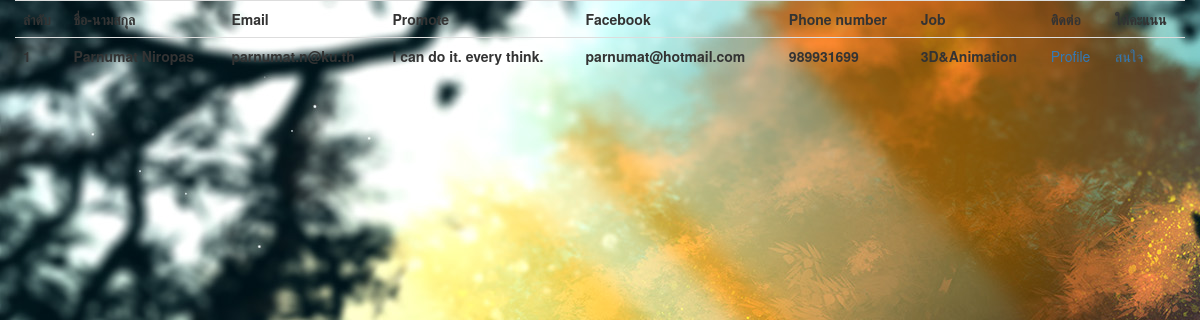
The page /search2.php?txtKeyword2=3D&Animation on the database its author committed.
### tables this page shows
CREATE TABLE `worker` (
  `ID` int(10) NOT NULL,
  `member_code` int(10) NOT NULL,
  `User_Name` varchar(100) NOT NULL,
  `User_Email` varchar(100) NOT NULL,
  `Promote` text NOT NULL,
  `Facebook` varchar(100) NOT NULL,
  `PhoneNumber` int(10) NOT NULL,
  `name_job` varchar(100) NOT NULL,
  `Photo_Name` varchar(100) NOT NULL,
  `Status` int(11) DEFAULT NULL,
  `Score` int(10) NOT NULL
);

### search2.php (the view, shortened to what this page needs)
<!DOCTYPE html>
<html lang="en">
<head>
    <link rel="stylesheet" href="node_modules/bootstrap/dist/css/bootstrap.min.css">
</head>
<body background="image/im02.jpg">
    <div class="container">
        <div class="row">
            <div class="col-md-13 mx-auto mt-5">
                <div class="card">
                    <?php
                    include('ConnectDB.php');
                    $query = "SELECT * FROM worker WHERE Status='1' AND (User_Name LIKE '%".$_GET["txtKeyword2"]."%'
                    or User_Email LIKE '%".$_GET["txtKeyword2"]."%'
                    or name_job LIKE '%".$_GET["txtKeyword2"]."%' )"
                    or die("Error:" . mysqli_error());
                    $result = mysqli_query($conn, $query);
                    echo "<table class='table'>";
                    echo "<th scope='col'>ลำดับ</th>
                    <th scope='col'>ชื่อ-นามสกุล</th>
                    <th scope='col'>Email</th>
                    <th scope='col'>Promote</th>
                    <th scope='col'>Facebook</th>
                    <th scope='col'>Phone number</th>
                    <th scope='col'>Job</th>
                    <th scope='col'>ติดต่อ</th>
                    <th scope='col'>ให้คะแนน</th>";
                    $i=1; while($row = mysqli_fetch_array($result)) {
                    echo "<tr>";
                    echo "<th scope='row'>" .$i.  "</th> ";
                    echo "<th scope='row'>" .$row["User_Name"] .  "</th> ";
                    echo "<th scope='row'>" .$row["User_Email"] .  "</th> ";
                    echo "<th scope='row'>" .$row["Promote"] .  "</th> ";
                    echo "<th scope='row'>" .$row["Facebook"] .  "</th> ";
                    echo "<th scope='row'>" .$row["PhoneNumber"] .  "</th> ";
                    echo "<th scope='row'>" .$row["name_job"] .  "</th> ";
                    echo "<td><a href='profileWORK.php?ID=$row[0]'>Profile</a></td> ";
                    echo "<td><a href='Up.php?ID=$row[0]' onclick=\"return confirm('Do you want to upgate record')\">สนใจ</a></td> ";
                    echo "</tr>";
                    $i++;
                    }
                    echo "</table>";
                    ?>
                </div>
            </div>
        </div>
    </div>
</body>
</html>

### rows shown on the page
worker: User_Name "Parnumat Niropas", User_Email "parnumat.n@ku.th", Promote "I can do it. every think.", Facebook "parnumat@hotmail.com", PhoneNumber "989931699", name_job "3D&Animation"
